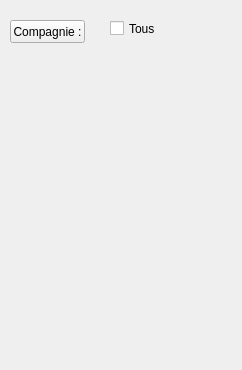
<?xml version="1.0" encoding="UTF-8"?>
<ui version="4.0">
 <class>VolDaujourd</class>
 <widget class="QWidget" name="VolDaujourd">
  <property name="geometry">
   <rect>
    <x>0</x>
    <y>0</y>
    <width>242</width>
    <height>370</height>
   </rect>
  </property>
  <property name="windowTitle">
   <string>Form</string>
  </property>
  <widget class="QPushButton" name="pushButton">
   <property name="geometry">
    <rect>
     <x>10</x>
     <y>20</y>
     <width>75</width>
     <height>23</height>
    </rect>
   </property>
   <property name="text">
    <string>Compagnie :</string>
   </property>
  </widget>
  <widget class="QCheckBox" name="checkBox">
   <property name="geometry">
    <rect>
     <x>110</x>
     <y>20</y>
     <width>70</width>
     <height>17</height>
    </rect>
   </property>
   <property name="text">
    <string>Tous</string>
   </property>
  </widget>
 </widget>
 <resources/>
 <connections/>
</ui>
